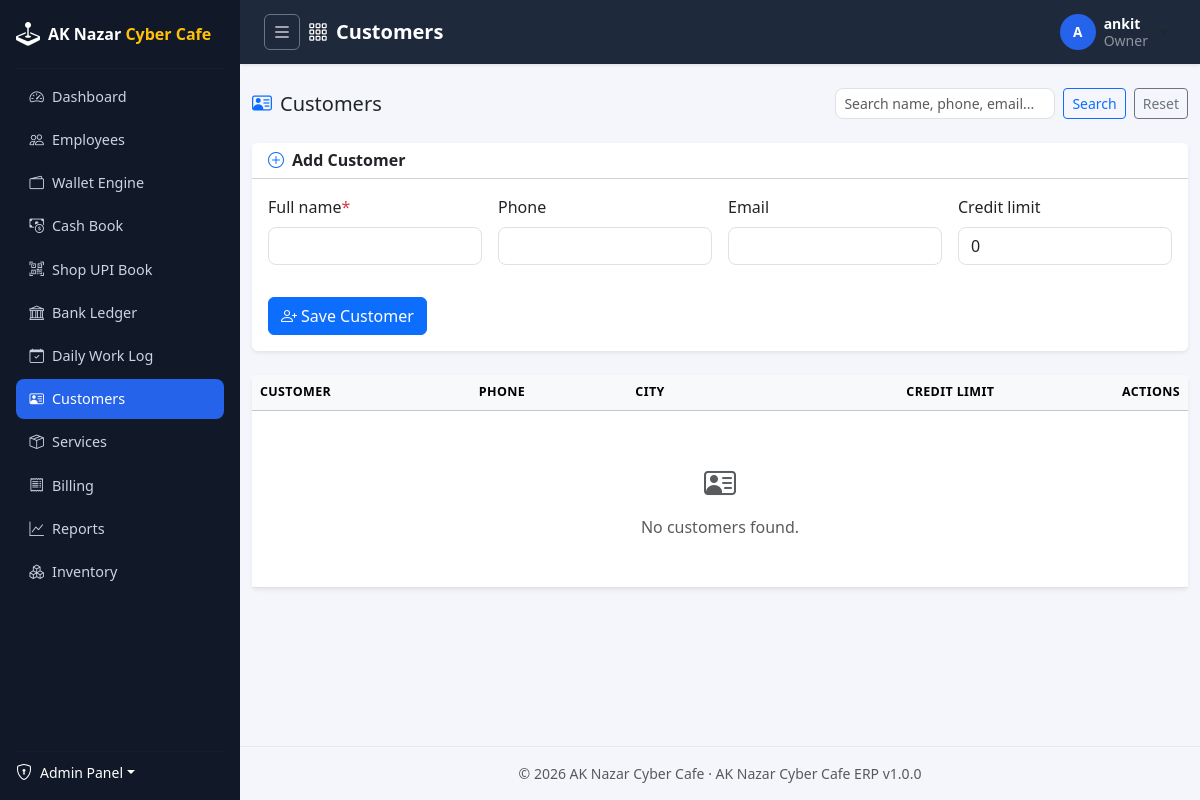
The page /customers/ (signed in) on the database as committed earlier.
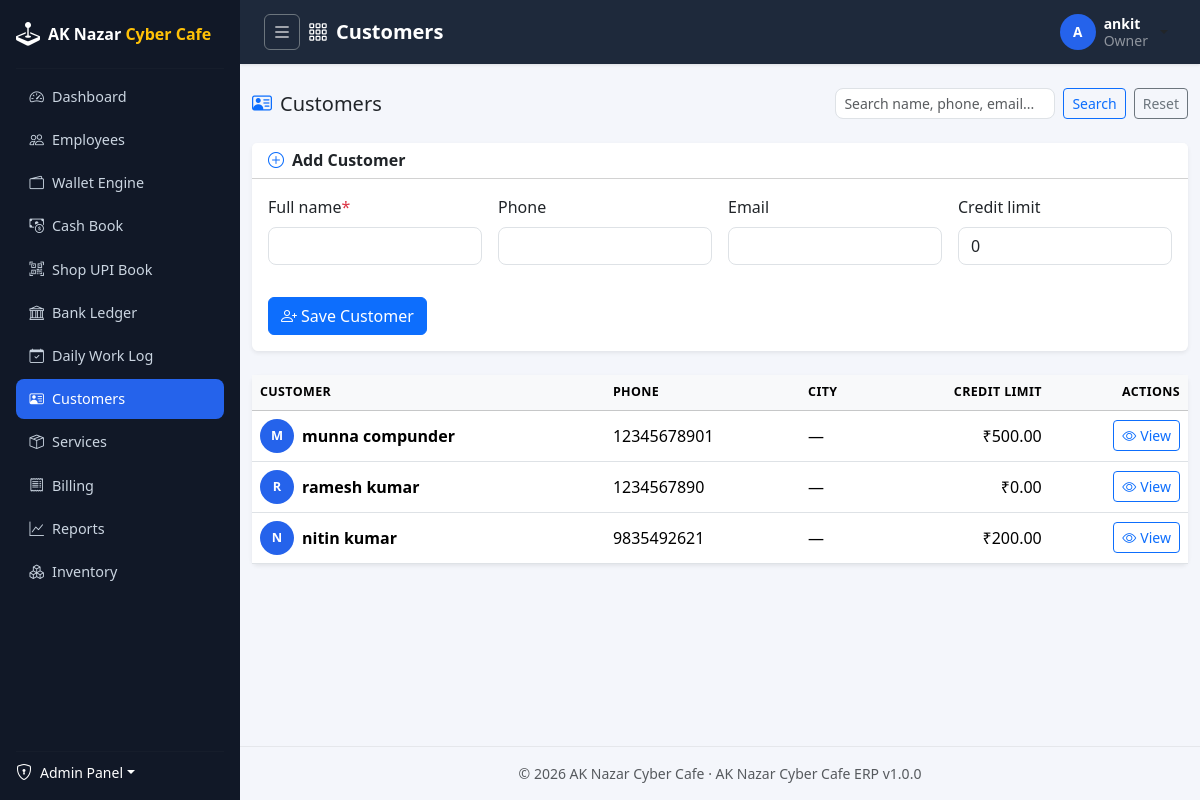
The same page on the database as committed later.
### apps/customers/models/customer.py (models this page shows, shortened)
class Customer(BaseModel):
    full_name = models.CharField(max_length=150, db_index=True)
    phone = models.CharField(max_length=15, unique=True, null=True, blank=True, db_index=True)
    email = models.EmailField(blank=True)
    gender = models.CharField(max_length=10, choices=Gender.choices, blank=True)
    date_of_birth = models.DateField(null=True, blank=True)
    address_line = models.CharField(max_length=255, blank=True)
    city = models.CharField(max_length=100, blank=True)
    state = models.CharField(max_length=100, blank=True)
    pincode = models.CharField(max_length=10, blank=True)
    credit_limit = money_field(default=0, blank=True)
    credit_balance = money_field(default=0, blank=True)
    notes = models.TextField(blank=True)
    class Meta:
        ordering = ["-created_at"]
        verbose_name = "Customer"
        verbose_name_plural = "Customers"
        indexes = [
            models.Index(fields=["full_name", "phone"]),
        ]

### apps/customers/views/customer.py (the view, shortened to what this page needs)
# urls.py: path("", customer_views.CustomerListView.as_view(), name="list"),
class CustomerListView(LoginRequiredMixin, PermissionRequiredMixin, ListView):
    permission_required = "customers.view_customer"
    template_name = "customers/customer_list.html"
    context_object_name = "customers"
    paginate_by = 20
    def get_queryset(self):
        return CustomerSelector.list_customers(search=self.request.GET.get("q", "").strip())
    def get_context_data(self, **kwargs):
        context = super().get_context_data(**kwargs)
        context["page_title"] = "Customers"
        context["q"] = self.request.GET.get("q", "")
        if self.request.user.has_perm("customers.add_customer"):
            context["customer_form"] = CustomerForm(user=self.request.user)
        return context

### apps/customers/forms/customer.py (shortened to what this page needs)
class CustomerForm(forms.ModelForm):
    credit_limit_reason = forms.CharField(
        required=False,
        label="Reason for Credit Limit Change",
        help_text="Optional note explaining why credit limit was set or changed.",
        widget=forms.TextInput(attrs={"placeholder": "e.g. Regular trusted customer approved by Owner"}),
    )
    class Meta:
        model = Customer
        fields = [
            "full_name",
            "phone",
            "email",
            "gender",
            "date_of_birth",
            "credit_limit",
            "credit_limit_reason",
            "address_line",
            "city",
            "state",
            "pincode",
            "notes",
        ]
        widgets = {
            "date_of_birth": forms.DateInput(attrs={"type": "date"}),
            "notes": forms.Textarea(attrs={"rows": 3}),
            "credit_limit": forms.NumberInput(attrs={"step": "0.01", "min": "0"}),
        }
    def __init__(self, *args, user=None, **kwargs):
        super().__init__(*args, **kwargs)

### apps/accounts/models/user.py (called while the page is built)
    def get_short_name(self):
        return self.first_name or self.username

### templates/customers/customer_list.html (shortened to what this page needs)
{% extends "base.html" %}
{% load erp_tags %}
{% block content %}
<div class="d-flex flex-wrap align-items-center justify-content-between gap-2 mb-4">
    <h5 class="mb-0"><i class="bi bi-person-vcard me-2 text-primary"></i>Customers</h5>
    <form method="get" class="d-flex gap-2">
        <input type="text" name="q" value="{{ q }}" class="form-control form-control-sm" placeholder="Search name, phone, email...">
        <button class="btn btn-sm btn-outline-primary">Search</button>
        <a href="{% url 'customers:list' %}" class="btn btn-sm btn-outline-secondary">Reset</a>
    </form>
</div>
{% if customer_form %}
    <div class="card shadow-sm border-0 mb-4">
        <div class="card-header bg-white">
            <h6 class="mb-0 fw-semibold"><i class="bi bi-plus-circle me-2 text-primary"></i>Add Customer</h6>
        </div>
        <div class="card-body">
            <form method="post" class="row g-3">
                <div class="col-md-3">{% include "includes/field.html" with field=customer_form.full_name %}</div>
                <div class="col-md-3">{% include "includes/field.html" with field=customer_form.phone %}</div>
                <div class="col-md-3">{% include "includes/field.html" with field=customer_form.email %}</div>
                <div class="col-md-3">{% include "includes/field.html" with field=customer_form.credit_limit %}</div>
                <div class="col-12">
                    <button type="submit" class="btn btn-primary"><i class="bi bi-person-plus me-1"></i>Save Customer</button>
                </div>
            </form>
        </div>
    </div>
{% endif %}
<div class="card shadow-sm border-0">
    <div class="table-responsive">
        <table class="table table-hover align-middle mb-0">
            <thead class="table-light">
                <tr>
                    <th scope="col">Customer</th>
                    <th scope="col">Phone</th>
                    <th scope="col">City</th>
                    <th scope="col" class="text-end">Credit Limit</th>
                    <th scope="col" class="text-end">Actions</th>
                </tr>
            </thead>
            <tbody>
                {% for customer in customers %}
                    <tr>
                        <td>
                            <div class="d-flex align-items-center gap-2">
                                <span class="user-avatar-sm">{{ customer.full_name|slice:":1"|upper }}</span>
                                <span class="fw-semibold">{{ customer.full_name }}</span>
                            </div>
                        </td>
                        <td>{{ customer.phone|default:"—" }}</td>
                        <td>{{ customer.city|default:"—" }}</td>
                        <td class="text-end">{{ customer.credit_limit|inr }}</td>
                        <td class="text-end">
                            <a href="{% url 'customers:detail' customer.pk %}" class="btn btn-sm btn-outline-primary">
                                <i class="bi bi-eye me-1"></i>View
                            </a>
                        </td>
                    </tr>
                {% empty %}
                    <tr>
                        <td colspan="5" class="text-center text-muted py-5">
                            <i class="bi bi-person-vcard fs-2 d-block mb-2"></i>
                            No customers found.
                        </td>
                    </tr>
                {% endfor %}
            </tbody>
        </table>
    </div>
</div>
{% endblock %}

Rows that differ between the two databases and show on the page:
added Customer: full_name "M", full_name "munna compunder", phone "12345678901", city "—", credit_limit|inr "₹500.00"
added Customer: full_name "R", full_name "ramesh kumar", phone "1234567890", city "—", credit_limit|inr "₹0.00"
added Customer: full_name "N", full_name "nitin kumar", phone "9835492621", city "—", credit_limit|inr "₹200.00"
Other text that changed with them:
text no longer shown: "No customers found."
